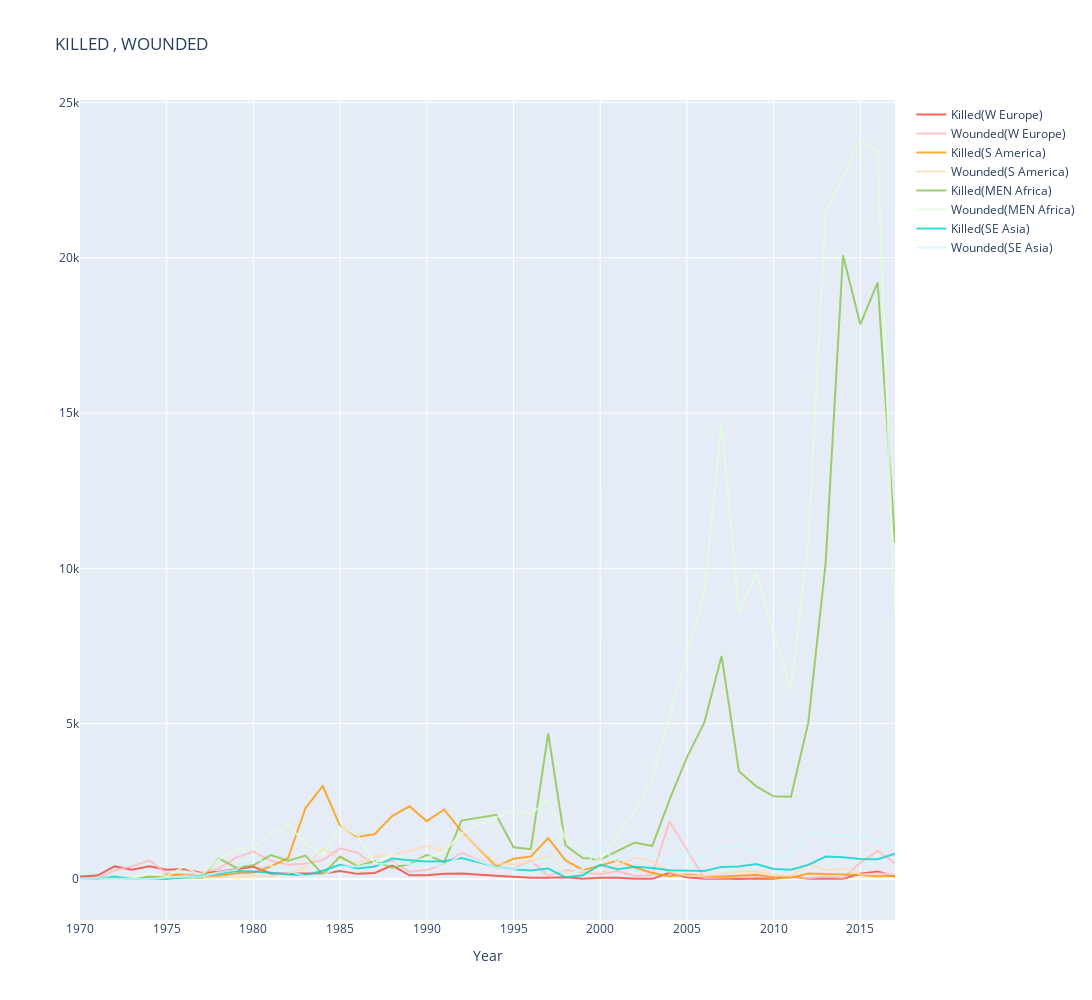

Source (notebook cell):
### Code cell
#gpt로 줄여본거 ..
import plotly.graph_objs as go
from plotly.offline import iplot

def process_data(region_df):
    year_list = list(region_df['Year'].unique())
    total_killed = []
    total_wounded = []

    for year in year_list:
        subset = region_df[region_df['Year'] == year]
        total_killed.append(subset['Killed'].sum())
        total_wounded.append(subset['Wounded'].sum())

    result_df = pd.DataFrame({'year': year_list, 'killed': total_killed, 'wounded': total_wounded})
    result_df.sort_values(by='year', inplace=True)
    result_df.fillna(0.0, inplace=True)

    return result_df

# Process data for each region
WesternEurope_killed_wounded = process_data(terror_WesternEurope)
SouthAmerica_killed_wounded = process_data(terror_SouthAmerica)
MiddleEastNorthAfrica_killed_wounded = process_data(terror_MiddleEastNorthAfrica)
SoutheastAsia_killed_wounded = process_data(terror_SoutheastAsia)

# Create traces
traces = []
regions = ['W Europe', 'S America', 'MEN Africa', 'SE Asia']
colors1 = ['rgba(244,67,54, 0.8)', 'rgba(255,152,0, 0.8)', 'rgba(139,195,74, 0.8)', 'rgba(0,212,206, 0.8)']
colors2=['rgba(255,185,185, 0.8)','rgba(255,219,179, 0.8)','rgba(225,255,219, 0.8)','rgba(204,249,255, 0.8)']

for i, region_df in enumerate([WesternEurope_killed_wounded, SouthAmerica_killed_wounded, MiddleEastNorthAfrica_killed_wounded, SoutheastAsia_killed_wounded]):
    traces.append(go.Scatter(
        x=region_df['year'],
        y=region_df['killed'],
        mode="lines",
        name=f"Killed({regions[i]})",
        marker=dict(color=colors1[i]),
        text=region_df['killed']
    ))
    traces.append(go.Scatter(
        x=region_df['year'],
        y=region_df['wounded'],
        mode="lines",
        name=f"Wounded({regions[i]})",
        marker=dict(color=colors2[i]),
        text=region_df['wounded']
    ))

# Create layout
layout = dict(title='KILLED , WOUNDED',
            xaxis=dict(title='Year', ticklen=15, zeroline=True),
            height=1000, width=1800)

# Create figure and plot
fig = dict(data=traces, layout=layout)
iplot(fig)
